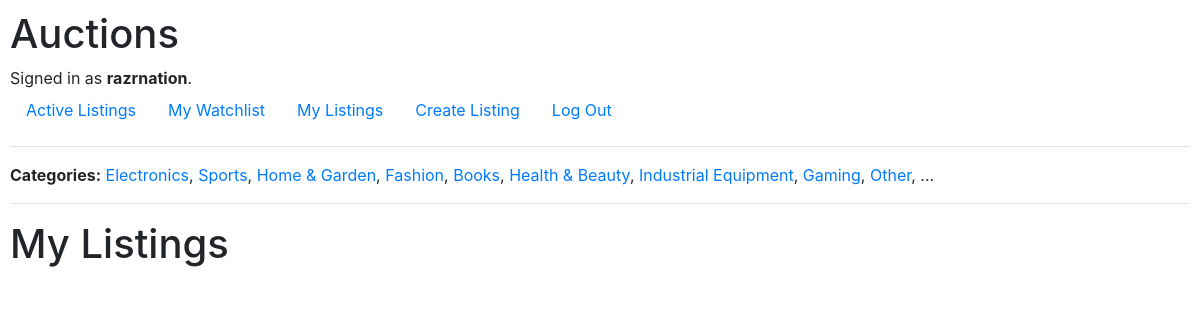
Screenshot of /mylistings (signed in) with the database file from the repository.
### auctions/models.py (models this page shows, shortened)
class User(AbstractUser):
    id = models.AutoField(primary_key=True)

class Category(models.Model):
    id = models.AutoField(primary_key=True)
    name = models.CharField(max_length=64, unique=True)

### auctions/views.py (the view)
# urls.py: path("mylistings", views.mylistings, name="my_listings"),
@login_required(login_url='../login')
def mylistings(request):
    if request.method == "GET":
        author = User.objects.get(username=request.user.get_username())
        data = Listing.objects.filter(author=author)
        categories = Category.objects.all()
        return render(request, "auctions/my_listings.html", {
            "data": data,
            "categories": categories,
        })

### auctions/templates/auctions/my_listings.html (shortened to what this page needs)
{% extends "auctions/layout.html" %}
{% block body %}
    <h1>My Listings</h1>
{% endblock %}

### auctions/templates/auctions/layout.html (shortened to what this page needs)
{% load static %}
<!DOCTYPE html>
<html lang="en">
    <head>
        <link rel="stylesheet" href="https://stackpath.bootstrapcdn.com/bootstrap/4.4.1/css/bootstrap.min.css">
        <link href="{% static 'auctions/styles.css' %}" rel="stylesheet">
    </head>
    <body>
        <h1>Auctions</h1>
        <div>
            {% if user.is_authenticated %}
                Signed in as <strong>{{ user.username }}</strong>.
            {% else %}
                Not signed in.
            {% endif %}
        </div>
        <ul class="nav">
            <li class="nav-item">
                <a class="nav-link" href="{% url 'index' %}">Active Listings</a>
            </li>
            {% if user.is_authenticated %}
                <li class="nav-item">
                    <a class="nav-link" href="../watchlist?mode=view&id=all">My Watchlist</a>
                </li>
                <li class="nav-item">
                    <a class="nav-link" href="{% url 'my_listings' %}">My Listings</a>
                </li>
                <li class="nav-item">
                    <a class="nav-link" href="{% url 'new_listing' %}">Create Listing</a>
                </li>
                <li class="nav-item">
                    <a class="nav-link" href="{% url 'logout' %}">Log Out</a>
                </li>
            {% endif %}
        </ul>
        <hr>
        <p><b>Categories:</b> {% for item in categories %}<span><a href="../category/{{ item.id }}">{{ item.name }}</a>, </span>{% endfor %} ...</p>
        <hr>
        {% block body %}
        {% endblock %}
    </body>
</html>

### auctions/static/auctions/styles.css (style rules this page uses)
body { padding: 10px; }

### rows the page displays
User: username "razrnation"
Category: name "Electronics"
Category: name "Sports"
Category: name "Home & Garden"
Category: name "Fashion"
Category: name "Books"
Category: name "Health & Beauty"
Category: name "Industrial Equipment"
Category: name "Gaming"
Category: name "Other"
